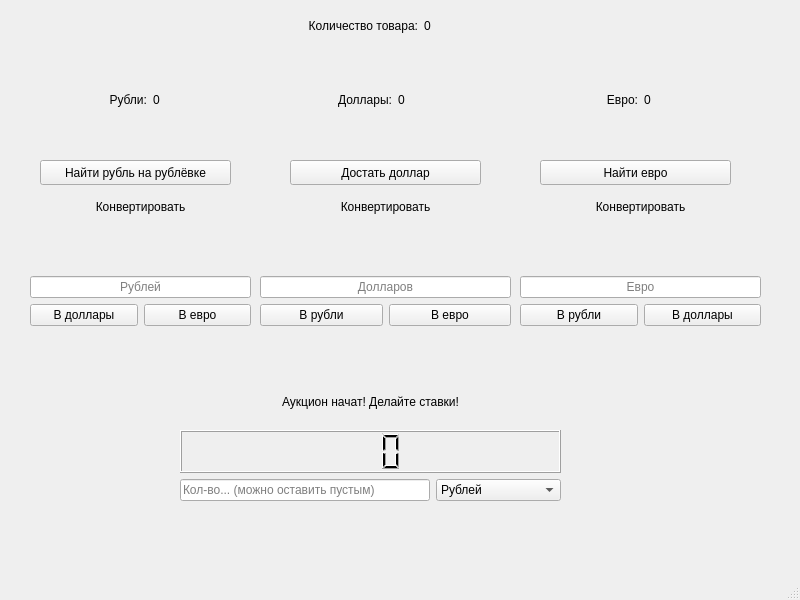
<?xml version="1.0" encoding="UTF-8"?>
<ui version="4.0">
 <class>MainWindow</class>
 <widget class="QMainWindow" name="MainWindow">
  <property name="geometry">
   <rect>
    <x>0</x>
    <y>0</y>
    <width>800</width>
    <height>600</height>
   </rect>
  </property>
  <property name="windowTitle">
   <string>MainWindow</string>
  </property>
  <widget class="QWidget" name="centralwidget">
   <widget class="QWidget" name="horizontalLayoutWidget">
    <property name="geometry">
     <rect>
      <x>30</x>
      <y>60</y>
      <width>731</width>
      <height>80</height>
     </rect>
    </property>
    <layout class="QHBoxLayout" name="horizontalLayout">
     <item>
      <widget class="QLabel" name="RubleLabel">
       <property name="text">
        <string>Рубли:</string>
       </property>
       <property name="alignment">
        <set>Qt::AlignRight|Qt::AlignTrailing|Qt::AlignVCenter</set>
       </property>
      </widget>
     </item>
     <item>
      <widget class="QLabel" name="RubleValue">
       <property name="text">
        <string>0</string>
       </property>
      </widget>
     </item>
     <item>
      <widget class="QLabel" name="UsdLabel">
       <property name="text">
        <string>Доллары:</string>
       </property>
       <property name="alignment">
        <set>Qt::AlignRight|Qt::AlignTrailing|Qt::AlignVCenter</set>
       </property>
      </widget>
     </item>
     <item>
      <widget class="QLabel" name="UsdValue">
       <property name="text">
        <string>0</string>
       </property>
      </widget>
     </item>
     <item>
      <widget class="QLabel" name="EurLabel">
       <property name="text">
        <string>Евро:</string>
       </property>
       <property name="alignment">
        <set>Qt::AlignRight|Qt::AlignTrailing|Qt::AlignVCenter</set>
       </property>
      </widget>
     </item>
     <item>
      <widget class="QLabel" name="EurValue">
       <property name="text">
        <string>0</string>
       </property>
      </widget>
     </item>
    </layout>
   </widget>
   <widget class="QWidget" name="verticalLayoutWidget">
    <property name="geometry">
     <rect>
      <x>30</x>
      <y>200</y>
      <width>221</width>
      <height>126</height>
     </rect>
    </property>
    <layout class="QVBoxLayout" name="verticalLayout">
     <item>
      <widget class="QLabel" name="ConvertLabel">
       <property name="text">
        <string>Конвертировать</string>
       </property>
       <property name="alignment">
        <set>Qt::AlignHCenter|Qt::AlignTop</set>
       </property>
      </widget>
     </item>
     <item>
      <widget class="QLineEdit" name="RubConvertCnt">
       <property name="text">
        <string/>
       </property>
       <property name="maxLength">
        <number>5</number>
       </property>
       <property name="alignment">
        <set>Qt::AlignCenter</set>
       </property>
       <property name="placeholderText">
        <string>Рублей</string>
       </property>
      </widget>
     </item>
     <item>
      <layout class="QHBoxLayout" name="horizontalLayout_2">
       <item>
        <widget class="QPushButton" name="RubToUsdBtn">
         <property name="cursor">
          <cursorShape>PointingHandCursor</cursorShape>
         </property>
         <property name="text">
          <string>В доллары</string>
         </property>
        </widget>
       </item>
       <item>
        <widget class="QPushButton" name="RubToEurBtn">
         <property name="cursor">
          <cursorShape>PointingHandCursor</cursorShape>
         </property>
         <property name="text">
          <string>В евро</string>
         </property>
        </widget>
       </item>
      </layout>
     </item>
    </layout>
   </widget>
   <widget class="QWidget" name="verticalLayoutWidget_2">
    <property name="geometry">
     <rect>
      <x>260</x>
      <y>200</y>
      <width>251</width>
      <height>126</height>
     </rect>
    </property>
    <layout class="QVBoxLayout" name="verticalLayout_2">
     <item>
      <widget class="QLabel" name="ConverLabel">
       <property name="text">
        <string>Конвертировать</string>
       </property>
       <property name="alignment">
        <set>Qt::AlignHCenter|Qt::AlignTop</set>
       </property>
      </widget>
     </item>
     <item>
      <widget class="QLineEdit" name="UsdConvertCnt">
       <property name="text">
        <string/>
       </property>
       <property name="maxLength">
        <number>5</number>
       </property>
       <property name="alignment">
        <set>Qt::AlignCenter</set>
       </property>
       <property name="placeholderText">
        <string>Долларов</string>
       </property>
      </widget>
     </item>
     <item>
      <layout class="QHBoxLayout" name="horizontalLayout_5">
       <item>
        <widget class="QPushButton" name="UsdToRubBtn">
         <property name="cursor">
          <cursorShape>PointingHandCursor</cursorShape>
         </property>
         <property name="text">
          <string>В рубли</string>
         </property>
        </widget>
       </item>
       <item>
        <widget class="QPushButton" name="UsdToEurBtn">
         <property name="cursor">
          <cursorShape>PointingHandCursor</cursorShape>
         </property>
         <property name="text">
          <string>В евро</string>
         </property>
        </widget>
       </item>
      </layout>
     </item>
    </layout>
   </widget>
   <widget class="QWidget" name="verticalLayoutWidget_3">
    <property name="geometry">
     <rect>
      <x>520</x>
      <y>200</y>
      <width>241</width>
      <height>126</height>
     </rect>
    </property>
    <layout class="QVBoxLayout" name="verticalLayout_3">
     <item>
      <widget class="QLabel" name="ConvertLabel_2">
       <property name="text">
        <string>Конвертировать</string>
       </property>
       <property name="alignment">
        <set>Qt::AlignHCenter|Qt::AlignTop</set>
       </property>
      </widget>
     </item>
     <item>
      <widget class="QLineEdit" name="EurConvertCnt">
       <property name="text">
        <string/>
       </property>
       <property name="maxLength">
        <number>5</number>
       </property>
       <property name="alignment">
        <set>Qt::AlignCenter</set>
       </property>
       <property name="placeholderText">
        <string>Евро</string>
       </property>
      </widget>
     </item>
     <item>
      <layout class="QHBoxLayout" name="horizontalLayout_6">
       <item>
        <widget class="QPushButton" name="EurToRubBtn">
         <property name="cursor">
          <cursorShape>PointingHandCursor</cursorShape>
         </property>
         <property name="text">
          <string>В рубли</string>
         </property>
        </widget>
       </item>
       <item>
        <widget class="QPushButton" name="EurToUsdBtn">
         <property name="cursor">
          <cursorShape>PointingHandCursor</cursorShape>
         </property>
         <property name="text">
          <string>В доллары</string>
         </property>
        </widget>
       </item>
      </layout>
     </item>
    </layout>
   </widget>
   <widget class="QPushButton" name="GetRubleBtn">
    <property name="geometry">
     <rect>
      <x>40</x>
      <y>160</y>
      <width>191</width>
      <height>25</height>
     </rect>
    </property>
    <property name="cursor">
     <cursorShape>PointingHandCursor</cursorShape>
    </property>
    <property name="text">
     <string>Найти рубль на рублёвке</string>
    </property>
   </widget>
   <widget class="QPushButton" name="GetUsdBtn">
    <property name="geometry">
     <rect>
      <x>290</x>
      <y>160</y>
      <width>191</width>
      <height>25</height>
     </rect>
    </property>
    <property name="cursor">
     <cursorShape>PointingHandCursor</cursorShape>
    </property>
    <property name="text">
     <string>Достать доллар</string>
    </property>
    <property name="iconSize">
     <size>
      <width>12</width>
      <height>12</height>
     </size>
    </property>
   </widget>
   <widget class="QPushButton" name="GetEurBtn">
    <property name="geometry">
     <rect>
      <x>540</x>
      <y>160</y>
      <width>191</width>
      <height>25</height>
     </rect>
    </property>
    <property name="cursor">
     <cursorShape>PointingHandCursor</cursorShape>
    </property>
    <property name="text">
     <string>Найти евро</string>
    </property>
   </widget>
   <widget class="QLabel" name="WarningLabel">
    <property name="geometry">
     <rect>
      <x>40</x>
      <y>340</y>
      <width>721</width>
      <height>20</height>
     </rect>
    </property>
    <property name="styleSheet">
     <string notr="true">color: rgb(239, 41, 41)</string>
    </property>
    <property name="text">
     <string/>
    </property>
    <property name="alignment">
     <set>Qt::AlignCenter</set>
    </property>
   </widget>
   <widget class="QWidget" name="gridLayoutWidget">
    <property name="geometry">
     <rect>
      <x>180</x>
      <y>380</y>
      <width>381</width>
      <height>121</height>
     </rect>
    </property>
    <layout class="QGridLayout" name="AucForm">
     <item row="2" column="2">
      <widget class="QComboBox" name="AucCurrency">
       <item>
        <property name="text">
         <string>Рублей</string>
        </property>
       </item>
       <item>
        <property name="text">
         <string>Долларов</string>
        </property>
       </item>
       <item>
        <property name="text">
         <string>Евро</string>
        </property>
       </item>
      </widget>
     </item>
     <item row="0" column="0" colspan="3">
      <widget class="QLabel" name="AucLabel">
       <property name="text">
        <string>Аукцион начат! Делайте ставки!</string>
       </property>
       <property name="alignment">
        <set>Qt::AlignCenter</set>
       </property>
      </widget>
     </item>
     <item row="2" column="0" colspan="2">
      <widget class="QLineEdit" name="AucBetValue">
       <property name="placeholderText">
        <string>Кол-во... (можно оставить пустым)</string>
       </property>
      </widget>
     </item>
     <item row="1" column="0" colspan="3">
      <widget class="QLCDNumber" name="AucTimeleft">
       <property name="digitCount">
        <number>3</number>
       </property>
      </widget>
     </item>
    </layout>
   </widget>
   <widget class="QWidget" name="horizontalLayoutWidget_2">
    <property name="geometry">
     <rect>
      <x>190</x>
      <y>0</y>
      <width>461</width>
      <height>51</height>
     </rect>
    </property>
    <layout class="QHBoxLayout" name="horizontalLayout_3">
     <item>
      <widget class="QLabel" name="GoodsLabel">
       <property name="text">
        <string>Количество товара:</string>
       </property>
       <property name="alignment">
        <set>Qt::AlignRight|Qt::AlignTrailing|Qt::AlignVCenter</set>
       </property>
      </widget>
     </item>
     <item>
      <widget class="QLabel" name="GoodsCount">
       <property name="text">
        <string>0</string>
       </property>
      </widget>
     </item>
    </layout>
   </widget>
  </widget>
  <widget class="QMenuBar" name="menubar">
   <property name="geometry">
    <rect>
     <x>0</x>
     <y>0</y>
     <width>800</width>
     <height>22</height>
    </rect>
   </property>
  </widget>
  <widget class="QStatusBar" name="statusbar"/>
 </widget>
 <resources/>
 <connections/>
</ui>
